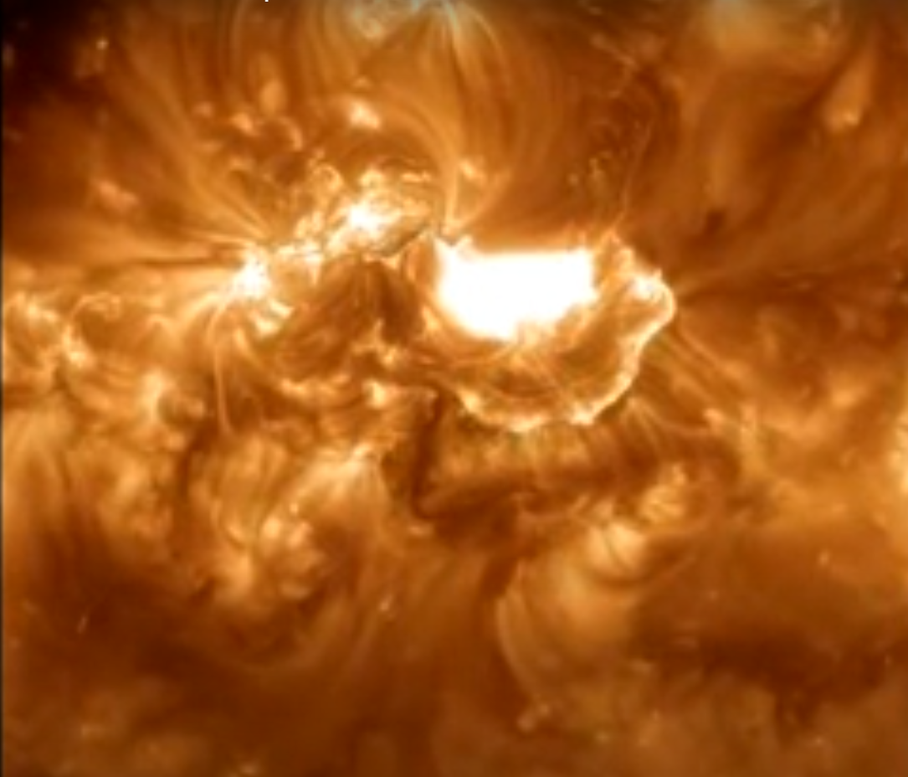
#> input picture P01 Estructura de imagenes/Incendio.png, 908 x 777 px, shrunk from 1085 x 928 before the run
$ python P01EstructuraDeImagenes.py
#> lines starting #> are read from the running program, lines starting #| are printed output that depends on the picture
import cv2
import numpy as np

# Lee la imagen
imagen = cv2.imread("Incendio.png")
#> imagen is the input picture: shape (777, 908, 3); mean B, G, R 26.7, 90.1, 165.8
if imagen is None:
    print("Error: No se pudo cargar la imagen. Asegúrate de que el archivo 'Incendio.png' está en el directorio correcto.")
else:
    # Divide la imagen en sus canales B, G y R
    b, g, r = cv2.split(imagen)
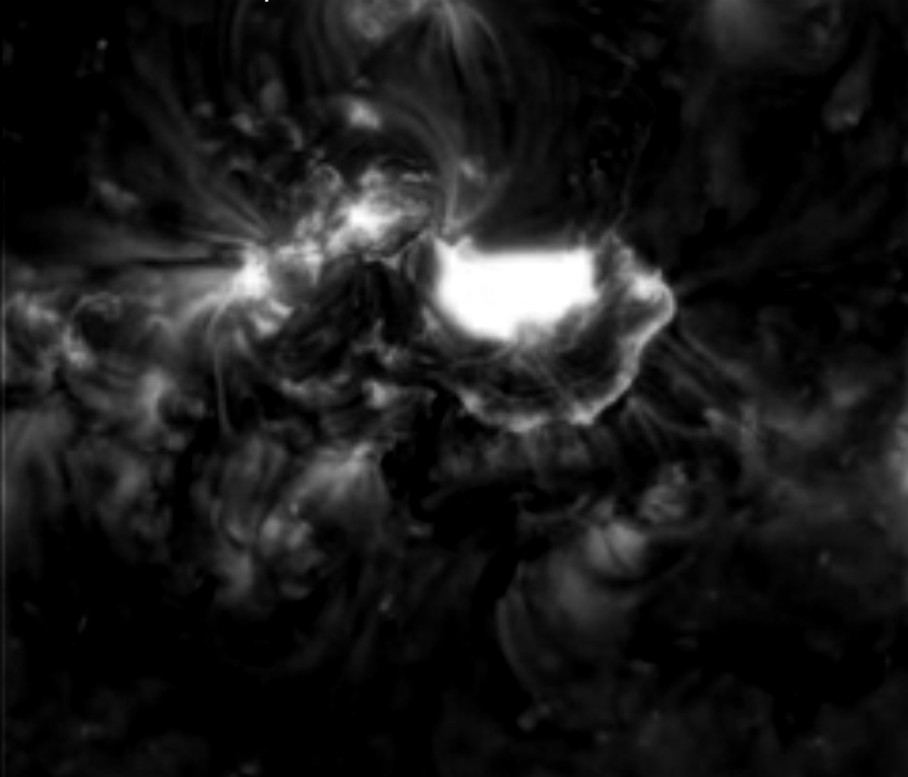
#> b: shape (777, 908); min 0, max 255, mean 26.7
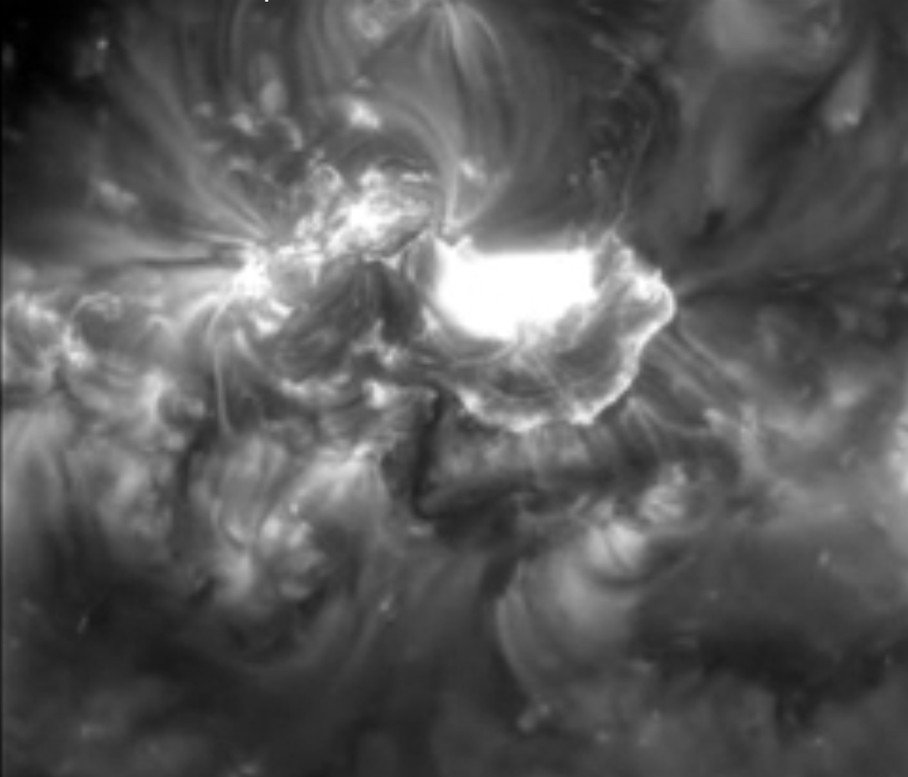
#> g: shape (777, 908); min 0, max 255, mean 90.1
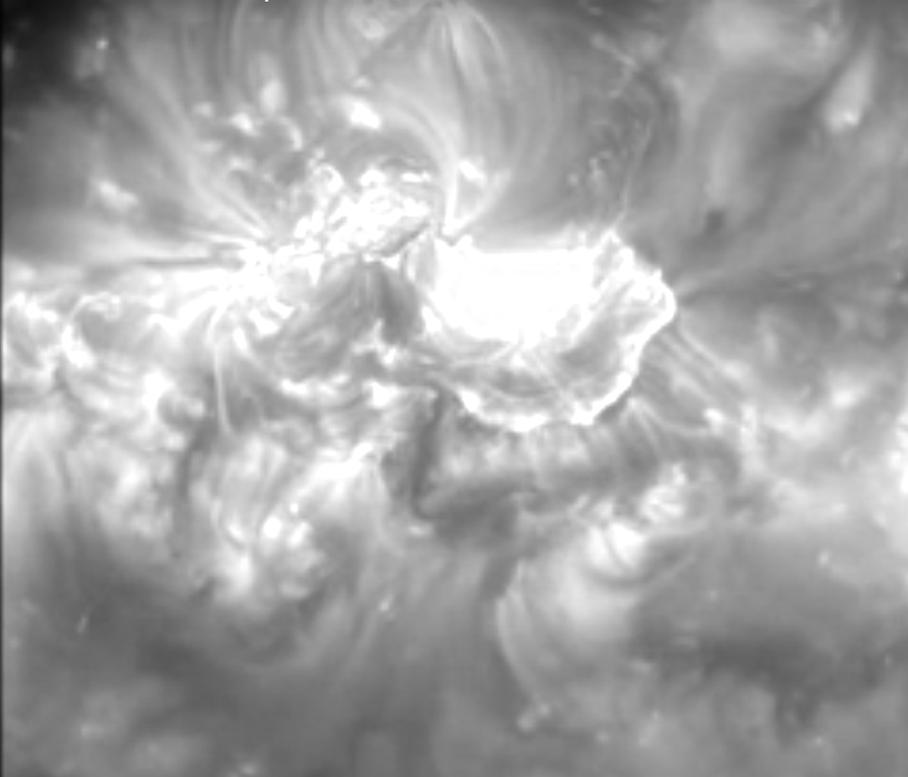
#> r: shape (777, 908); min 4, max 255, mean 165.8

    # Guardar cada canal en archivos CSV separados
    np.savetxt('canal_azul.csv', b, delimiter=',', fmt='%d')
    np.savetxt('canal_verde.csv', g, delimiter=',', fmt='%d')
    np.savetxt('canal_rojo.csv', r, delimiter=',', fmt='%d')
    print("Los canales de color se han guardado en 'canal_azul.csv', 'canal_verde.csv', y 'canal_rojo.csv'.")

    # Mostrar la imagen original
    cv2.imshow("Imagen a Color", imagen)

    # Convertir la imagen a escala de grises
    gray_image = cv2.cvtColor(imagen, cv2.COLOR_BGR2GRAY)

    # Guardar la matriz de la imagen en escala de grises en un archivo CSV
    np.savetxt('imagen_gris.csv', gray_image, delimiter=',', fmt='%d')
    print("La matriz de la imagen en escala de grises se ha guardado en 'imagen_gris.csv'.")

    # Mostrar la imagen en blanco y negro
    cv2.imshow("Imagen a Blanco y negro", gray_image)
    cv2.waitKey(0)
    cv2.destroyAllWindows()

    # Guardar la imagen en blanco y negro
    cv2.imwrite("Imagen a Blanco y negro.png", gray_image)
